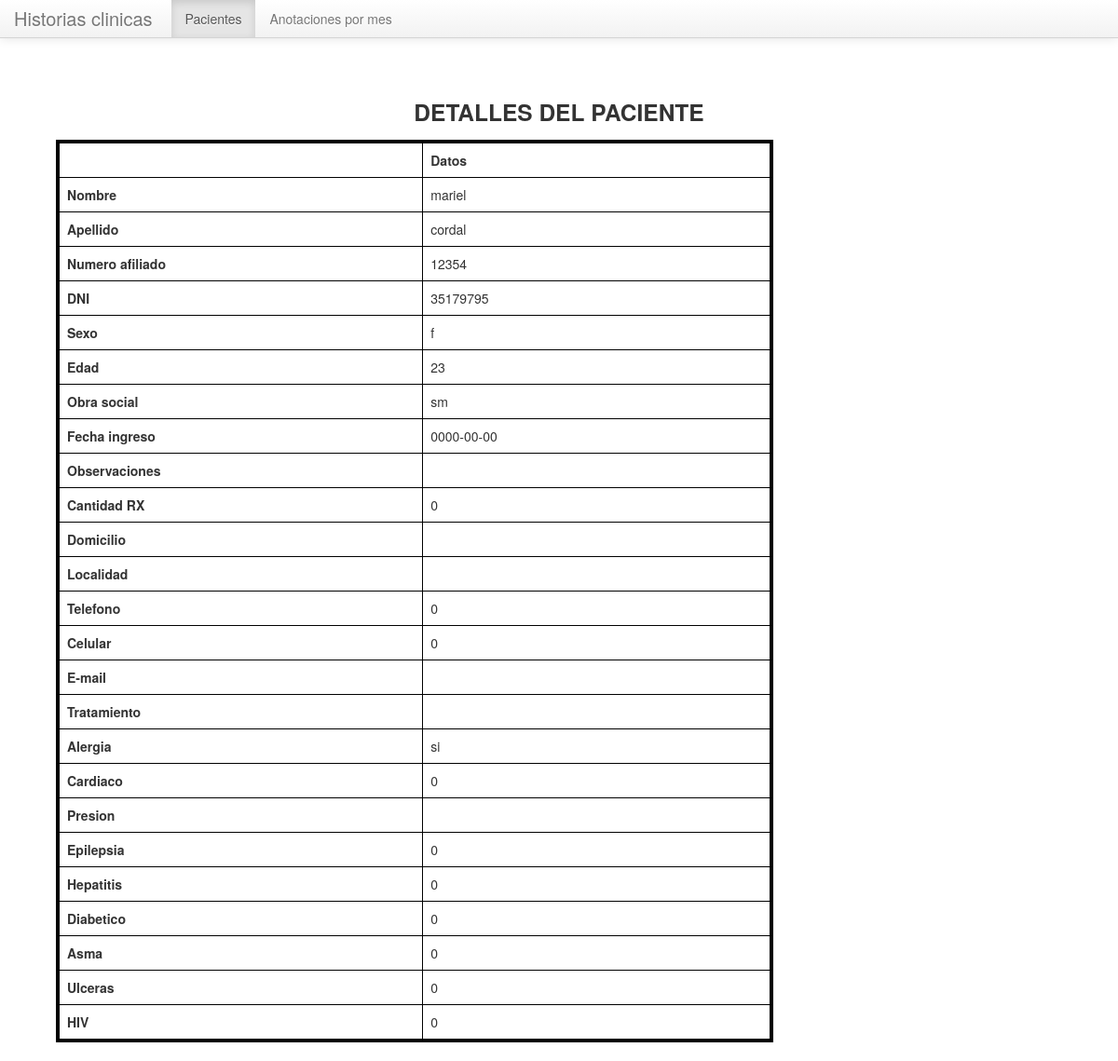
Before: /paciente/verdetallepaciente.php?id=1 with the older database file.
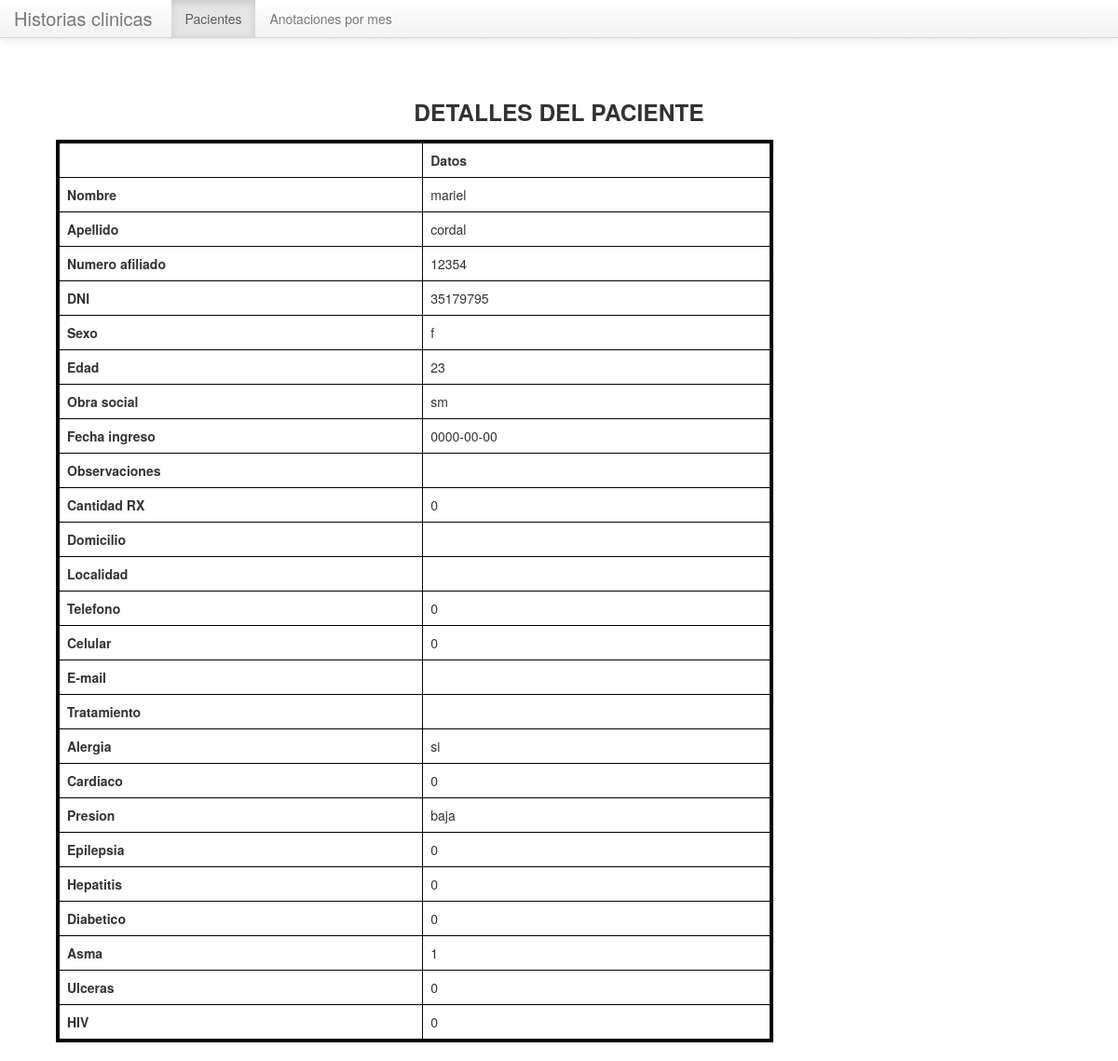
After: the same page with the newer database file.
### tables this page shows
CREATE TABLE IF NOT EXISTS `paciente` (
  `numeroAfiliado` int(30) NOT NULL,
  `nombre` varchar(255) NOT NULL,
  `apellido` varchar(255) NOT NULL,
  `dni` int(8) NOT NULL,
  `sexo` varchar(255) NOT NULL,
  `edad` int(11) NOT NULL,
  `obraSocial` varchar(255) NOT NULL,
  `fechaIngreso` date NOT NULL,
  `observaciones` text NOT NULL,
  `cantrx` int(50) NOT NULL,
  `dom` text NOT NULL,
  `localidad` varchar(255) NOT NULL,
  `telefono` int(11) NOT NULL,
  `celular` int(11) NOT NULL,
  `email` varchar(255) NOT NULL,
  `tratamiento` varchar(255) NOT NULL,
  `alergia` varchar(255) NOT NULL,
  `cardiaco` int(2) NOT NULL,
  `presion` varchar(10) NOT NULL,
  `epilepsia` varchar(2) NOT NULL,
  `hepatitis` varchar(2) NOT NULL,
  `diabetico` varchar(2) NOT NULL,
  `asma` varchar(2) NOT NULL,
  `ulceras` varchar(2) NOT NULL,
  `hiv` varchar(2) NOT NULL,
  `id` int(11) NOT NULL AUTO_INCREMENT,
  `eliminado` tinyint(1) NOT NULL,
  PRIMARY KEY (`id`)
);

### paciente/verdetallepaciente.php (the view, shortened to what the changed rows need)
<!DOCTYPE html>
<html>
  <head>
        <link href="../css/bootstrap.min.css" rel="stylesheet" media="screen">
        <link href="../css/bootstrap-responsive.css" rel="stylesheet" media="screen">
   </head>
   <body>
       <div  class="span5">
        <div class="span8" >
            <table  align="center"border=4 bordercolor="000000" id="tabla" class="table  collapse  " >
                         <thead>
                             <tr>
                             <th id="centrado" class="span8"> </th>
                             <th id="centrado" class="span8">Datos</th>
                             </tr>
                         </thead>
                         <tbody>
                             <?php
                                $id = $_GET['id'];
                                $consulta = "SELECT *
                                             FROM paciente as pac
                                             WHERE id= $id";
                               $resultado= mysql_query($consulta);
                                while ($row = mysql_fetch_array($resultado) or die(mysql_error())){
                               ?>
                          <tr class=''>
                                 <td id="centrado"><b>Nombre</b></td>
                                 <td id="centrado"><?php echo $row['nombre'] ?></td>
                          </tr>
                          <tr class=''>
                                 <td align="right" ><b>Apellido</b></td>
                                 <td id="centrado"><?php echo $row['apellido'] ?></td>
                          </tr>
                          <tr class=''>
                                 <td id="centrado"><b>Numero afiliado</b></td>
                                 <td id="centrado"><?php echo $row['numeroAfiliado'] ?></td>
                          </tr>
                          <tr class=''>
                                 <td id="centrado"><b>DNI</b></td>
                                 <td id="centrado"><?php echo $row['dni'] ?></td>
                          </tr>
                          <tr class=''>
                                 <td id="centrado"><b>Sexo</b></td>
                                 <td id="centrado"><?php echo $row['sexo'] ?></td>
                          </tr>
                          <tr class=''>
                                 <td id="centrado"><b>Edad</b></td>
                                 <td id="centrado"><?php echo $row['edad'] ?></td>
                          </tr>
                          <tr class=''>
                                 <td id="centrado"><b>Obra social</b></td>
                                 <td id="centrado"><?php echo $row['obraSocial'] ?></td>
                          </tr>
                          <tr class=''>
                                 <td id="centrado"><b>Fecha ingreso</b></td>
                                 <td id="centrado"><?php echo $row['fechaIngreso'] ?></td>
                          </tr>
                          <tr class=''>
                                 <td id="centrado"><b>Observaciones</b></td>
                                 <td id="centrado"><?php echo $row['observaciones'] ?></td>
                          </tr>
                          <tr class=''>
                                 <td id="centrado"><b>Cantidad RX</b></td>
                                 <td id="centrado"><?php echo $row['cantrx'] ?></td>
                          </tr>
                          <tr class=''>
                                 <td id="centrado"><b>Domicilio</b></td>
                                 <td id="centrado"><?php echo $row['dom'] ?></td>
                          </tr>
                          <tr class=''>
                                 <td id="centrado"><b>Localidad</b></td>
                                 <td id="centrado"><?php echo $row['localidad'] ?></td>
                          </tr>
                          <tr class=''>
                                 <td id="centrado"><b>Telefono</b></td>
                                 <td id="centrado"><?php echo $row['telefono'] ?></td>
                          </tr>
                          <tr class=''>
                                 <td id="centrado"><b>Celular</b></td>
                                 <td id="centrado"><?php echo $row['celular'] ?></td>
                          </tr>
                          <tr class=''>
                                 <td id="centrado"><b>E-mail</b></td>
                                 <td id="centrado"><?php echo $row['email'] ?></td>
                          </tr>
                          <tr class=''>
                                 <td id="centrado"><b>Tratamiento</b></td>
                                 <td id="centrado"><?php echo $row['tratamiento'] ?></td>
                          </tr>
                           <tr class=''>
                                 <td id="centrado"><b>Alergia</b></td>
                                 <td id="centrado"><?php echo $row['alergia'] ?></td>
                          </tr>
                           <tr class=''>
                                 <td id="centrado"><b>Cardiaco</b></td>
                                 <td id="centrado"><?php echo $row['cardiaco'] ?></td>
                          </tr>
                           <tr class=''>
                                 <td id="centrado"><b>Presion</b></td>
                                 <td id="centrado"><?php echo $row['presion'] ?></td>
                          </tr>
                           <tr class=''>
                                 <td id="centrado"><b>Epilepsia</b></td>
                                 <td id="centrado"><?php echo $row['epilepsia'] ?></td>
                          </tr>
                           <tr class=''>
                                 <td id="centrado"><b>Hepatitis</b></td>
                                 <td id="centrado"><?php echo $row['hepatitis'] ?></td>
                          </tr>
                           <tr class=''>
                                 <td id="centrado"><b>Diabetico</b></td>
                                 <td id="centrado"><?php echo $row['diabetico'] ?></td>
                          </tr>
                           <tr class=''>
                                 <td id="centrado"><b>Asma</b></td>
                                 <td id="centrado"><?php echo $row['asma'] ?></td>
                          </tr>
                           <tr >
                                 <td id="centrado" ><b>Ulceras</b></td>
                                 <td id="centrado"><?php echo $row['ulceras'] ?></td>
                          </tr>
                           <tr class=''>
                                 <td id="centrado"><b>HIV</b></td>
                                 <td id="centrado"><?php echo $row['hiv'] ?></td>
                          </tr>
                          <?php }?>

Changed rows visible on the page:
changed paciente "mariel": presion (not shown) → "baja"; asma "0" → "1"
